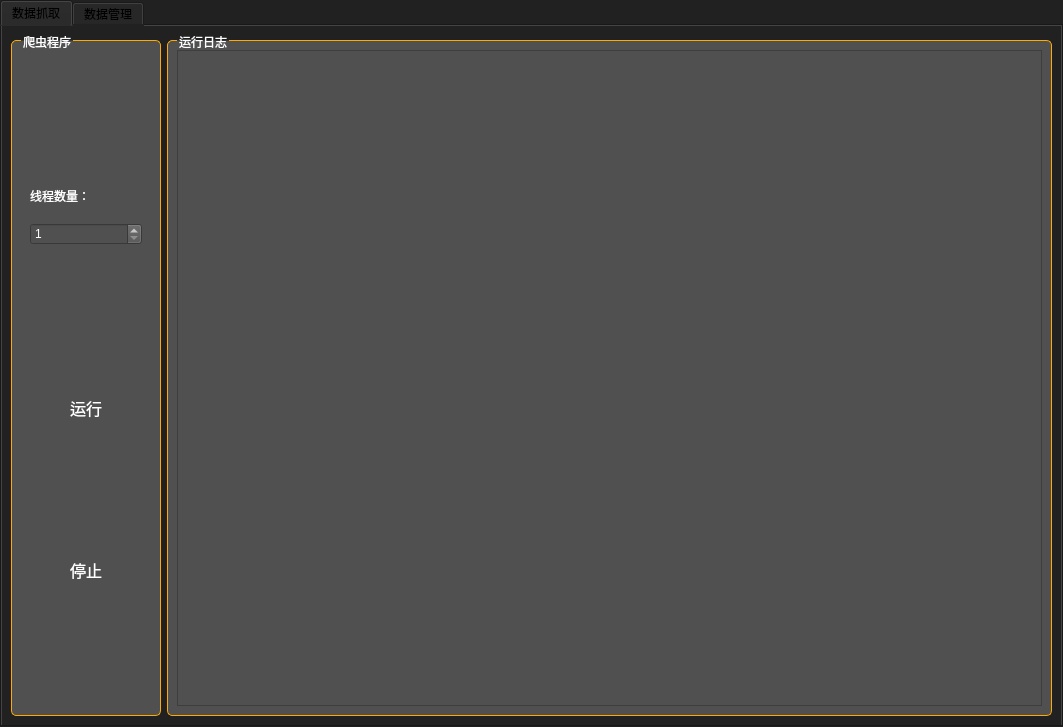
<?xml version="1.0" encoding="UTF-8"?>
<ui version="4.0">
 <class>Form</class>
 <widget class="QWidget" name="Form">
  <property name="geometry">
   <rect>
    <x>0</x>
    <y>0</y>
    <width>1063</width>
    <height>727</height>
   </rect>
  </property>
  <property name="windowTitle">
   <string>英雄数据库</string>
  </property>
  <property name="windowIcon">
   <iconset>
    <normaloff>:/newPrefix/ico/数据.png</normaloff>:/newPrefix/ico/数据.png</iconset>
  </property>
  <property name="styleSheet">
   <string notr="true">QWidget{background-color: #212121;}

QTableWidget{
color:#DCDCDC;
background:#444444;
border:1px solid #242424;
alternate-background-color:#525252;/*交错颜色*/
gridline-color:#242424;
}

/*选中item*/
QTableWidget::item:selected{
color:#DCDCDC;
background:qlineargradient(spread:pad,x1:0,y1:0,x2:0,y2:1,stop:0 #484848,stop:1 #383838);
}

/*
悬浮item*/
QTableWidget::item:hover{
background:#5B5B5B;
}
/*表头*/
QHeaderView::section{
text-align:center;
background:#5E5E5E;
padding:3px;
margin:0px;
color:#DCDCDC;
border:1px solid #242424;
border-left-width:0;
}

/*表右侧的滑条*/
QScrollBar:vertical{
background:#484848;
padding:0px;
border-radius:6px;
max-width:12px;
}

/*滑块*/
QScrollBar::handle:vertical{
background:#CCCCCC;
}
/*
滑块悬浮，按下*/
QScrollBar::handle:hover:vertical,QScrollBar::handle:pressed:vertical{
background:#A7A7A7;
}
/*
滑块已经划过的区域*/
QScrollBar::sub-page:vertical{
background:444444;
}

/*
滑块还没有划过的区域*/
QScrollBar::add-page:vertical{
background:5B5B5B;
}

/*页面下移的按钮*/
QScrollBar::add-line:vertical{
background:none;
}
/*页面上移的按钮*/
QScrollBar::sub-line:vertical{
background:none;
}
QGroupBox{
background-color:rgb(80, 80, 80);color:white;border-radius: 5px;border: 1px solid rgb(255, 170, 0);margin-top: 5px;
}
QGroupBox::title{top:-5px;left:10px;}
QlistWidget{background-color: rgb(68, 68, 68);color:white;}
QGroupBox QWidget{background-color: rgb(80, 80, 80);color:white;}
QTextBrowser{background-color: rgb(68, 68, 68);}
QLabel{color:white;}
QPushButton{border-radius: 10px;}
QPushButton:hover{
color:black;
background-color: rgb(150, 150, 150);
}</string>
  </property>
  <layout class="QHBoxLayout" name="horizontalLayout_4">
   <property name="spacing">
    <number>0</number>
   </property>
   <property name="leftMargin">
    <number>0</number>
   </property>
   <property name="topMargin">
    <number>0</number>
   </property>
   <property name="rightMargin">
    <number>0</number>
   </property>
   <property name="bottomMargin">
    <number>0</number>
   </property>
   <item>
    <widget class="QTabWidget" name="tabWidget">
     <property name="minimumSize">
      <size>
       <width>0</width>
       <height>0</height>
      </size>
     </property>
     <property name="styleSheet">
      <string notr="true">#tabWidget&gt;QWidget&gt;QWidget{/*tab页*/
background-color: rgb(80, 80, 80);
}
#tabWidget::tab-bar{
alignment:left;/*tab位置*/
}
#tabWidget::pane { /*内容区域*/
background-color: rgb(80, 80, 80);/*背景色-空隙颜色*/

} 
#tabWidget QTabBar{
color:white;
background-color:transparent;
}
#tabWidget QTabBar::tab{/*页签*/
min-height:20px;
width:120px;
border-top-left-radius:20px;
border-bottom-right-radius:20px;
margin-right:1px;
margin-bottom:1px;
background-color:rgb(80, 80, 80);
}
#tabWidget QTabBar::tab:hover{
color:black;
background-color: rgb(255, 170, 0);
border-bottom-right-radius:0px;
}
#tabWidget QTabBar::tab:selected{
color:rgb(255, 170, 0);
border-bottom-right-radius:0px;
}
#tabWidget QTabBar::tab:selected:hover{
color:black;
}
#tabWidget QTabBar::tear{/*选项过多时的。。。*/
imag:;
}
#tabWidget QTabBar::scroller{
width:60px;
}</string>
     </property>
     <property name="currentIndex">
      <number>0</number>
     </property>
     <widget class="QWidget" name="tab">
      <attribute name="title">
       <string>数据抓取</string>
      </attribute>
      <layout class="QHBoxLayout" name="horizontalLayout_3">
       <property name="leftMargin">
        <number>9</number>
       </property>
       <property name="topMargin">
        <number>9</number>
       </property>
       <property name="rightMargin">
        <number>9</number>
       </property>
       <property name="bottomMargin">
        <number>9</number>
       </property>
       <item>
        <widget class="QGroupBox" name="groupBox_2">
         <property name="minimumSize">
          <size>
           <width>150</width>
           <height>0</height>
          </size>
         </property>
         <property name="maximumSize">
          <size>
           <width>150</width>
           <height>16777215</height>
          </size>
         </property>
         <property name="title">
          <string>爬虫程序</string>
         </property>
         <layout class="QVBoxLayout" name="verticalLayout_3">
          <item>
           <widget class="QWidget" name="widget" native="true">
            <property name="minimumSize">
             <size>
              <width>0</width>
              <height>100</height>
             </size>
            </property>
            <property name="maximumSize">
             <size>
              <width>16777215</width>
              <height>100</height>
             </size>
            </property>
            <layout class="QVBoxLayout" name="verticalLayout_2">
             <item>
              <widget class="QLabel" name="label_4">
               <property name="minimumSize">
                <size>
                 <width>0</width>
                 <height>20</height>
                </size>
               </property>
               <property name="maximumSize">
                <size>
                 <width>16777215</width>
                 <height>20</height>
                </size>
               </property>
               <property name="text">
                <string>线程数量：</string>
               </property>
              </widget>
             </item>
             <item>
              <widget class="QSpinBox" name="spinBox_thread">
               <property name="minimum">
                <number>1</number>
               </property>
               <property name="value">
                <number>1</number>
               </property>
              </widget>
             </item>
            </layout>
           </widget>
          </item>
          <item alignment="Qt::AlignHCenter">
           <widget class="QPushButton" name="pushButton_run">
            <property name="minimumSize">
             <size>
              <width>80</width>
              <height>40</height>
             </size>
            </property>
            <property name="maximumSize">
             <size>
              <width>80</width>
              <height>40</height>
             </size>
            </property>
            <property name="font">
             <font>
              <pointsize>12</pointsize>
             </font>
            </property>
            <property name="text">
             <string>运行</string>
            </property>
            <property name="icon">
             <iconset resource="img.qrc">
              <normaloff>:/newPrefix/img/13.jpg</normaloff>:/newPrefix/img/13.jpg</iconset>
            </property>
            <property name="iconSize">
             <size>
              <width>30</width>
              <height>30</height>
             </size>
            </property>
           </widget>
          </item>
          <item alignment="Qt::AlignHCenter">
           <widget class="QPushButton" name="pushButton_stop">
            <property name="minimumSize">
             <size>
              <width>80</width>
              <height>40</height>
             </size>
            </property>
            <property name="maximumSize">
             <size>
              <width>80</width>
              <height>40</height>
             </size>
            </property>
            <property name="font">
             <font>
              <pointsize>12</pointsize>
             </font>
            </property>
            <property name="text">
             <string>停止</string>
            </property>
            <property name="icon">
             <iconset resource="img.qrc">
              <normaloff>:/newPrefix/img/12.jpg</normaloff>:/newPrefix/img/12.jpg</iconset>
            </property>
            <property name="iconSize">
             <size>
              <width>30</width>
              <height>30</height>
             </size>
            </property>
           </widget>
          </item>
         </layout>
        </widget>
       </item>
       <item>
        <widget class="QGroupBox" name="groupBox">
         <property name="title">
          <string>运行日志</string>
         </property>
         <layout class="QHBoxLayout" name="horizontalLayout_5">
          <item>
           <widget class="QTextBrowser" name="textBrowser">
            <property name="styleSheet">
             <string notr="true"/>
            </property>
           </widget>
          </item>
         </layout>
        </widget>
       </item>
      </layout>
     </widget>
     <widget class="QWidget" name="tab_2">
      <attribute name="title">
       <string>数据管理</string>
      </attribute>
      <layout class="QHBoxLayout" name="horizontalLayout">
       <item>
        <widget class="QGroupBox" name="groupBox_3">
         <property name="minimumSize">
          <size>
           <width>150</width>
           <height>0</height>
          </size>
         </property>
         <property name="maximumSize">
          <size>
           <width>150</width>
           <height>16777215</height>
          </size>
         </property>
         <property name="title">
          <string>查询数据</string>
         </property>
         <layout class="QVBoxLayout" name="verticalLayout_4">
          <item>
           <widget class="QWidget" name="widget_3" native="true">
            <property name="minimumSize">
             <size>
              <width>0</width>
              <height>150</height>
             </size>
            </property>
            <property name="maximumSize">
             <size>
              <width>16777215</width>
              <height>150</height>
             </size>
            </property>
            <layout class="QVBoxLayout" name="verticalLayout_9">
             <item>
              <widget class="QComboBox" name="comboBox">
               <property name="minimumSize">
                <size>
                 <width>0</width>
                 <height>25</height>
                </size>
               </property>
               <property name="maximumSize">
                <size>
                 <width>16777215</width>
                 <height>25</height>
                </size>
               </property>
              </widget>
             </item>
             <item>
              <widget class="QLineEdit" name="lineEdit">
               <property name="minimumSize">
                <size>
                 <width>0</width>
                 <height>25</height>
                </size>
               </property>
               <property name="maximumSize">
                <size>
                 <width>16777215</width>
                 <height>25</height>
                </size>
               </property>
               <property name="styleSheet">
                <string notr="true">QLineEdit{
border: 1px solid rgb(255, 170, 0);
border-radius:10px;
background-color: rgb(40,40,40);
}
QLineEdit:focus{border: 2px solid rgb(255, 170, 0)}</string>
               </property>
              </widget>
             </item>
             <item alignment="Qt::AlignHCenter">
              <widget class="QPushButton" name="pushButton_search">
               <property name="minimumSize">
                <size>
                 <width>80</width>
                 <height>40</height>
                </size>
               </property>
               <property name="maximumSize">
                <size>
                 <width>80</width>
                 <height>40</height>
                </size>
               </property>
               <property name="font">
                <font>
                 <pointsize>12</pointsize>
                </font>
               </property>
               <property name="text">
                <string>搜索</string>
               </property>
               <property name="icon">
                <iconset resource="img.qrc">
                 <normaloff>:/newPrefix/img/17.png</normaloff>:/newPrefix/img/17.png</iconset>
               </property>
               <property name="iconSize">
                <size>
                 <width>30</width>
                 <height>30</height>
                </size>
               </property>
              </widget>
             </item>
            </layout>
           </widget>
          </item>
          <item alignment="Qt::AlignHCenter">
           <widget class="QPushButton" name="pushButton_info">
            <property name="minimumSize">
             <size>
              <width>80</width>
              <height>40</height>
             </size>
            </property>
            <property name="maximumSize">
             <size>
              <width>80</width>
              <height>40</height>
             </size>
            </property>
            <property name="font">
             <font>
              <pointsize>12</pointsize>
             </font>
            </property>
            <property name="text">
             <string>查看</string>
            </property>
            <property name="icon">
             <iconset resource="img.qrc">
              <normaloff>:/newPrefix/img/14.jpg</normaloff>:/newPrefix/img/14.jpg</iconset>
            </property>
            <property name="iconSize">
             <size>
              <width>30</width>
              <height>30</height>
             </size>
            </property>
           </widget>
          </item>
          <item alignment="Qt::AlignHCenter">
           <widget class="QPushButton" name="pushButton_del">
            <property name="minimumSize">
             <size>
              <width>80</width>
              <height>40</height>
             </size>
            </property>
            <property name="maximumSize">
             <size>
              <width>80</width>
              <height>40</height>
             </size>
            </property>
            <property name="font">
             <font>
              <pointsize>12</pointsize>
             </font>
            </property>
            <property name="text">
             <string>删除</string>
            </property>
            <property name="icon">
             <iconset resource="img.qrc">
              <normaloff>:/newPrefix/img/17.png</normaloff>:/newPrefix/img/17.png</iconset>
            </property>
            <property name="iconSize">
             <size>
              <width>30</width>
              <height>30</height>
             </size>
            </property>
           </widget>
          </item>
          <item alignment="Qt::AlignHCenter">
           <widget class="QPushButton" name="pushButton_clear">
            <property name="minimumSize">
             <size>
              <width>80</width>
              <height>40</height>
             </size>
            </property>
            <property name="maximumSize">
             <size>
              <width>80</width>
              <height>40</height>
             </size>
            </property>
            <property name="font">
             <font>
              <pointsize>12</pointsize>
             </font>
            </property>
            <property name="text">
             <string>清空</string>
            </property>
            <property name="icon">
             <iconset resource="img.qrc">
              <normaloff>:/newPrefix/img/16.png</normaloff>:/newPrefix/img/16.png</iconset>
            </property>
            <property name="iconSize">
             <size>
              <width>30</width>
              <height>30</height>
             </size>
            </property>
           </widget>
          </item>
         </layout>
        </widget>
       </item>
       <item>
        <widget class="QGroupBox" name="groupBox_4">
         <property name="title">
          <string>英雄数据库</string>
         </property>
         <layout class="QVBoxLayout" name="verticalLayout">
          <item>
           <widget class="QTableWidget" name="tableWidget">
            <property name="selectionBehavior">
             <enum>QAbstractItemView::SelectRows</enum>
            </property>
            <attribute name="horizontalHeaderShowSortIndicator" stdset="0">
             <bool>false</bool>
            </attribute>
            <attribute name="horizontalHeaderStretchLastSection">
             <bool>true</bool>
            </attribute>
            <attribute name="verticalHeaderCascadingSectionResizes">
             <bool>false</bool>
            </attribute>
            <column>
             <property name="text">
              <string>选择</string>
             </property>
            </column>
            <column>
             <property name="text">
              <string>id</string>
             </property>
            </column>
            <column>
             <property name="text">
              <string>头像</string>
             </property>
            </column>
            <column>
             <property name="text">
              <string>英雄</string>
             </property>
            </column>
            <column>
             <property name="text">
              <string>地区</string>
             </property>
            </column>
           </widget>
          </item>
         </layout>
        </widget>
       </item>
      </layout>
     </widget>
    </widget>
   </item>
  </layout>
 </widget>
 <resources>
  <include location="image.qrc"/>
  <include location="img.qrc"/>
 </resources>
 <connections/>
</ui>
